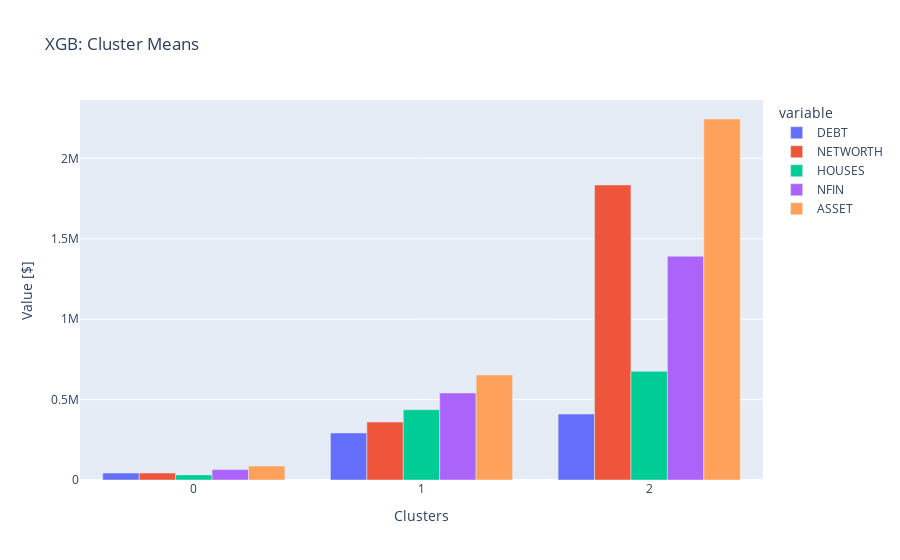

Here is the notebook cell this chart was saved with:
### Markdown cell above
*HERE WE CAN SEE THAT CLUSTER 1 HAVE MORE ASSET, HOUSE VALUE, NON FINANCIAL ASSET VALUE, NETWORTH AND A LITTLE BIT OF DEBT ON AVERAGE WHILE CLUSTER 2 FOLLOWS IT WITH SINIFICANTLY LOW VALUES, CLUSTER 0 HAS THE LOWER FEATURE VALUES ON AVERAGE*

### Code cell
fig = px.bar(xgb, barmode='group', title='XGB: Cluster Means')
fig.update_layout(xaxis_title='Clusters', yaxis_title='Value [$]')
fig.show()

### Figure 1 — Plotly figure (JSON) as saved in the notebook; plotly's stock layout.template omitted (floating-point values rounded to 4 significant figures)
{"data": [{"alignmentgroup": "True", "hovertemplate": "variable=DEBT<br>LABELS=%{x}<br>value=%{y}<extra></extra>", "legendgroup": "DEBT", "marker": {"color": "#636efa", "pattern": {"shape": ""}}, "name": "DEBT", "offsetgroup": "DEBT", "orientation": "v", "showlegend": true, "textposition": "auto", "type": "bar", "x": [0, 1, 2], "xaxis": "x", "y": [43300.0, 292400.0, 410000.0], "yaxis": "y"}, {"alignmentgroup": "True", "hovertemplate": "variable=NETWORTH<br>LABELS=%{x}<br>value=%{y}<extra></extra>", "legendgroup": "NETWORTH", "marker": {"color": "#EF553B", "pattern": {"shape": ""}}, "name": "NETWORTH", "offsetgroup": "NETWORTH", "orientation": "v", "showlegend": true, "textposition": "auto", "type": "bar", "x": [0, 1, 2], "xaxis": "x", "y": [43450.0, 360400.0, 1835000.0], "yaxis": "y"}, {"alignmentgroup": "True", "hovertemplate": "variable=HOUSES<br>LABELS=%{x}<br>value=%{y}<extra></extra>", "legendgroup": "HOUSES", "marker": {"color": "#00cc96", "pattern": {"shape": ""}}, "name": "HOUSES", "offsetgroup": "HOUSES", "orientation": "v", "showlegend": true, "textposition": "auto", "type": "bar", "x": [0, 1, 2], "xaxis": "x", "y": [31850.0, 437200.0, 676400.0], "yaxis": "y"}, {"alignmentgroup": "True", "hovertemplate": "variable=NFIN<br>LABELS=%{x}<br>value=%{y}<extra></extra>", "legendgroup": "NFIN", "marker": {"color": "#ab63fa", "pattern": {"shape": ""}}, "name": "NFIN", "offsetgroup": "NFIN", "orientation": "v", "showlegend": true, "textposition": "auto", "type": "bar", "x": [0, 1, 2], "xaxis": "x", "y": [64960.0, 541500.0, 1392000.0], "yaxis": "y"}, {"alignmentgroup": "True", "hovertemplate": "variable=ASSET<br>LABELS=%{x}<br>value=%{y}<extra></extra>", "legendgroup": "ASSET", "marker": {"color": "#FFA15A", "pattern": {"shape": ""}}, "name": "ASSET", "offsetgroup": "ASSET", "orientation": "v", "showlegend": true, "textposition": "auto", "type": "bar", "x": [0, 1, 2], "xaxis": "x", "y": [86750.0, 652700.0, 2245000.0], "yaxis": "y"}], "layout": {"barmode": "group", "legend": {"title": {"text": "variable"}, "tracegroupgap": 0}, "title": {"text": "XGB: Cluster Means"}, "xaxis": {"anchor": "y", "domain": [0, 1], "title": {"text": "Clusters"}}, "yaxis": {"anchor": "x", "domain": [0, 1], "title": {"text": "Value [$]"}}}}
